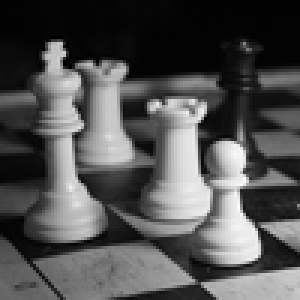
#> input picture gray.png, 100 x 100 px (shown 3 times larger)
$ python code.py
#> lines starting #> are read from the running program, lines starting #| are printed output that depends on the picture
import math
import cv2
import numpy as np
import os

# read inputs
print('Enter image name')
image_name = str(input())
#> the answer given: gray.png

print('Enter block size')
blockSize = int(input())
#> the answer given: 100


print('Enter Type (float32,16,..)')
type_of_float = str(input())

# inputs validation
if os.path.exists(image_name) == 0:
    print('you entered an image that does not exist')
    image_name = 'gray.png'

if blockSize < 0:
    blockSize = 2

if type_of_float == ('float16'or'float32'or'float64'):
    type_of_float = type_of_float
else:
    type_of_float = 'float64'

# read image as gray
img = cv2.imread(image_name, 0)
#> img is the input picture: shape (100, 100); min 0, max 252, mean 81.3

# flatten the image
flattenImage = img.flatten()
#> flattenImage = 10000 values, max 252 at index 5981, min 0 at index 1217, mean 81.27

# Encoding Part
probability = {}

# calculate probability of the image
for x in flattenImage:
    if x in probability:
        probability[x] += 1
    else:
        probability[x] = 1
#> this loop made 10000 passes
#> x on passes 1, 2, 4: 2, 3, 2
#> after the loop, probability = 251 items

for x in probability:
    probability[x] = probability[x]/len(flattenImage)
#> this loop made 251 passes
#> x on passes 1 to 3: 2, 3, 4

# calculate the upper and lower ranges of the image
start = {}
end = {}
startD = 0

for x in probability:
    start[x] = startD
    end[x] = start[x] + probability[x]
    startD = end[x]
#> this loop made 251 passes
#> (x, startD) on passes 1 to 3: (2, 0.0273), (3, 0.112), (4, 0.152)
#> after the loop, end = 251 items; start = 251 items

# encode the image
dictionary = []


def encode_arithmetic(levels):
    lower = 0
    upper = 1
    for code in levels:
        range = upper - lower
        low = lower
        lower = low + start[code] * range
        upper = low + end[code] * range
    dictionary.append(lower + (upper-lower)/2.0)


def encode_array(array):
    i = 0
    for x in range(math.floor(len(array)/blockSize)):
        arr = []
        for y in range(blockSize):
            arr.append(array[i])
            i = i+1
        encode_arithmetic(arr)
#> this loop made 100 passes
#> after the loop, i = 10000


encode_array(flattenImage)
# save the encoded image as numpy array
Dictionary = np.array(dictionary, dtype=type_of_float)
#> Dictionary = 100 values, max 0.935 at index 47, min 2.51e-16 at index 9, mean 0.409
np.save('dictionary.npy', Dictionary)
np.save('probability.npy', probability)

# Decoding Part
width = img.shape[0]
#> width = 100
height = img.shape[1]
#> height = 100

# read the encoded image
if os.path.exists('dictionary.npy'):
    dictionary = np.load('dictionary.npy', allow_pickle=True)

decodingDictionary = []


# decode the image
def decode_arithmetic(arr):

    for code in arr:
        upper = 1
        lower = 0
        for y in range(blockSize):

            for c in probability:
                d_lower = lower
                rang = upper - lower
                lower = d_lower + start[c] * rang
                upper = d_lower + end[c] * rang
                if lower <= code <= upper:
                    decodingDictionary.append(c)
                    break
                else:
                    lower = d_lower
                    upper = rang + lower
#> after the loop, decodingDictionary = 10000 values, max 227 at index 1014, min 0 at index 2707, mean 23.17


decode_arithmetic(dictionary)

while len(decodingDictionary) < height*width:
    decodingDictionary.append(decodingDictionary[0])
#> this loop made 0 passes

# reshape decoded image and save it
image = np.reshape(decodingDictionary, (height, width))
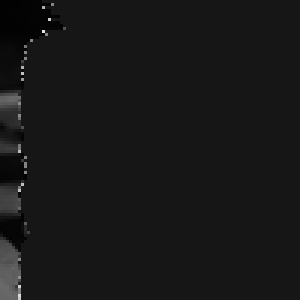
#> image: shape (100, 100) (shown 3 times larger); min 0, max 227, mean 23.2
cv2.imwrite("decoded"+image_name, image)
cv2.imshow('image', image)
cv2.waitKey(0)
cv2.destroyAllWindows()
